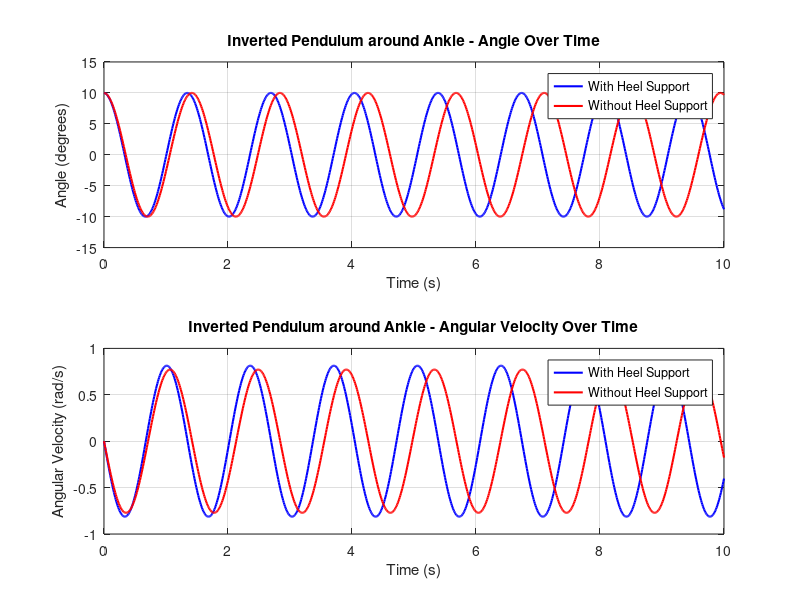

The MATLAB script that drew this image:
% Inverted Pendulum Simulation around the Ankle - With and Without Heel Support
% This code simulates an inverted pendulum with fixed parameters for two conditions:
% with and without heel support, pivoting around the ankle.

% Clear workspace and close figures
clear;
clc;
close all;

% Fixed parameters for the simulation
mass = 1.0;                  % Mass of the body segment (kg)
segment_length = 0.5;        % Length of the body segment from ankle to knee (m)
g = 9.81;                    % Acceleration due to gravity (m/s^2)
theta0 = deg2rad(10);        % Initial angle (10 degrees), converted to radians
dt = 0.01;                   % Time step (s)
T_end = 10;                  % End time for simulation (s)
time = 0:dt:T_end;           % Time vector

% Simulation with heel support (shorter effective length)
heel_effect_factor = 0.9;            % Effective length reduced by 10% for heel support
effective_length_heel = heel_effect_factor * segment_length;

% Simulation without heel support (full length)
effective_length_no_heel = segment_length;

% Preallocate arrays for results
theta_heel = zeros(1, numel(time));
omega_heel = zeros(1, numel(time));
theta_no_heel = zeros(1, numel(time));
omega_no_heel = zeros(1, numel(time));

% Initial conditions
theta_heel(1) = theta0;
theta_no_heel(1) = theta0;

% Simulation loop for both cases
for i = 1:numel(time) - 1
    % With heel support
    alpha_heel = -(g / effective_length_heel) * sin(theta_heel(i));
    omega_heel(i + 1) = omega_heel(i) + alpha_heel * dt;
    theta_heel(i + 1) = theta_heel(i) + omega_heel(i + 1) * dt;
    
    % Without heel support
    alpha_no_heel = -(g / effective_length_no_heel) * sin(theta_no_heel(i));
    omega_no_heel(i + 1) = omega_no_heel(i) + alpha_no_heel * dt;
    theta_no_heel(i + 1) = theta_no_heel(i) + omega_no_heel(i + 1) * dt;
end

% Plot results
figure;

% Plot angle over time
subplot(2, 1, 1);
plot(time, rad2deg(theta_heel), 'b', 'LineWidth', 1.5);
hold on;
plot(time, rad2deg(theta_no_heel), 'r', 'LineWidth', 1.5);
title('Inverted Pendulum around Ankle - Angle Over Time');
xlabel('Time (s)');
ylabel('Angle (degrees)');
legend('With Heel Support', 'Without Heel Support');
grid on;

% Plot angular velocity over time
subplot(2, 1, 2);
plot(time, omega_heel, 'b', 'LineWidth', 1.5);
hold on;
plot(time, omega_no_heel, 'r', 'LineWidth', 1.5);
title('Inverted Pendulum around Ankle - Angular Velocity Over Time');
xlabel('Time (s)');
ylabel('Angular Velocity (rad/s)');
legend('With Heel Support', 'Without Heel Support');
grid on;

disp('Simulation completed.');
